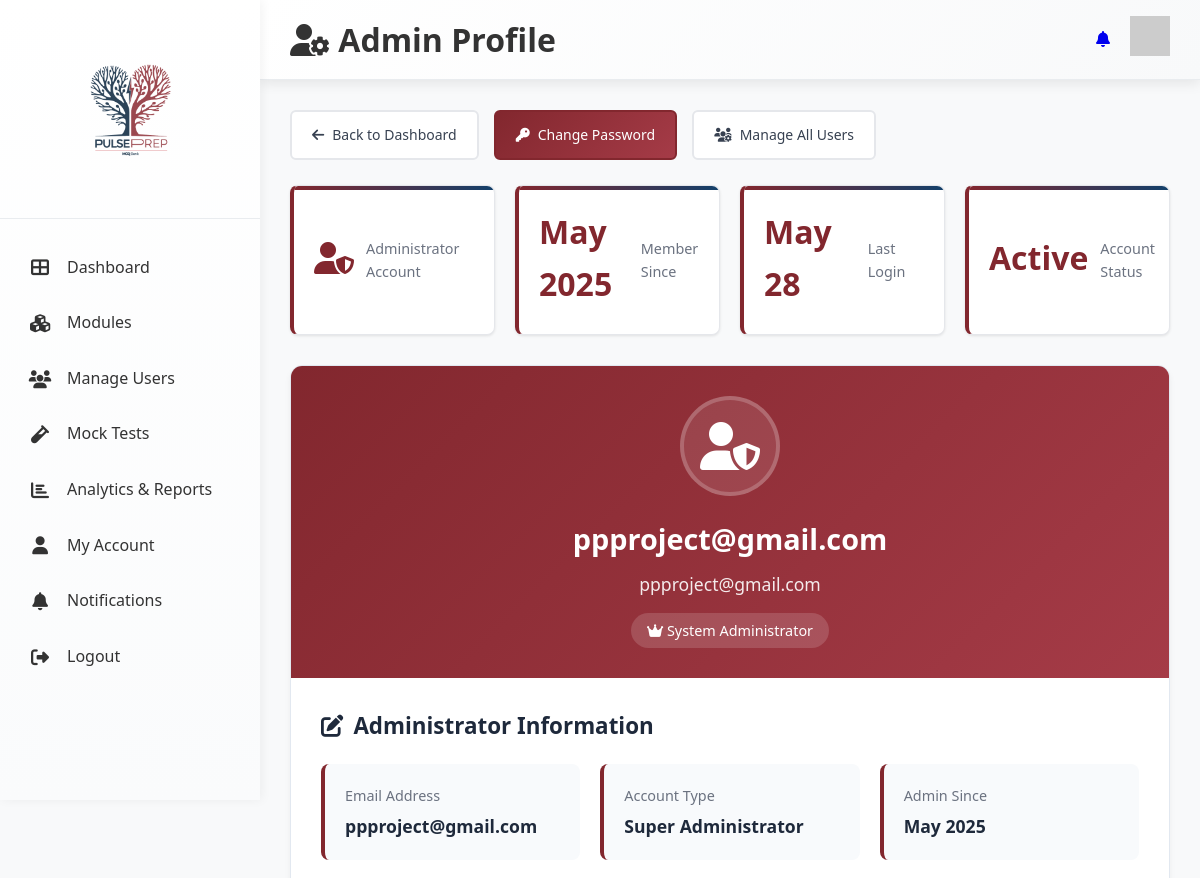
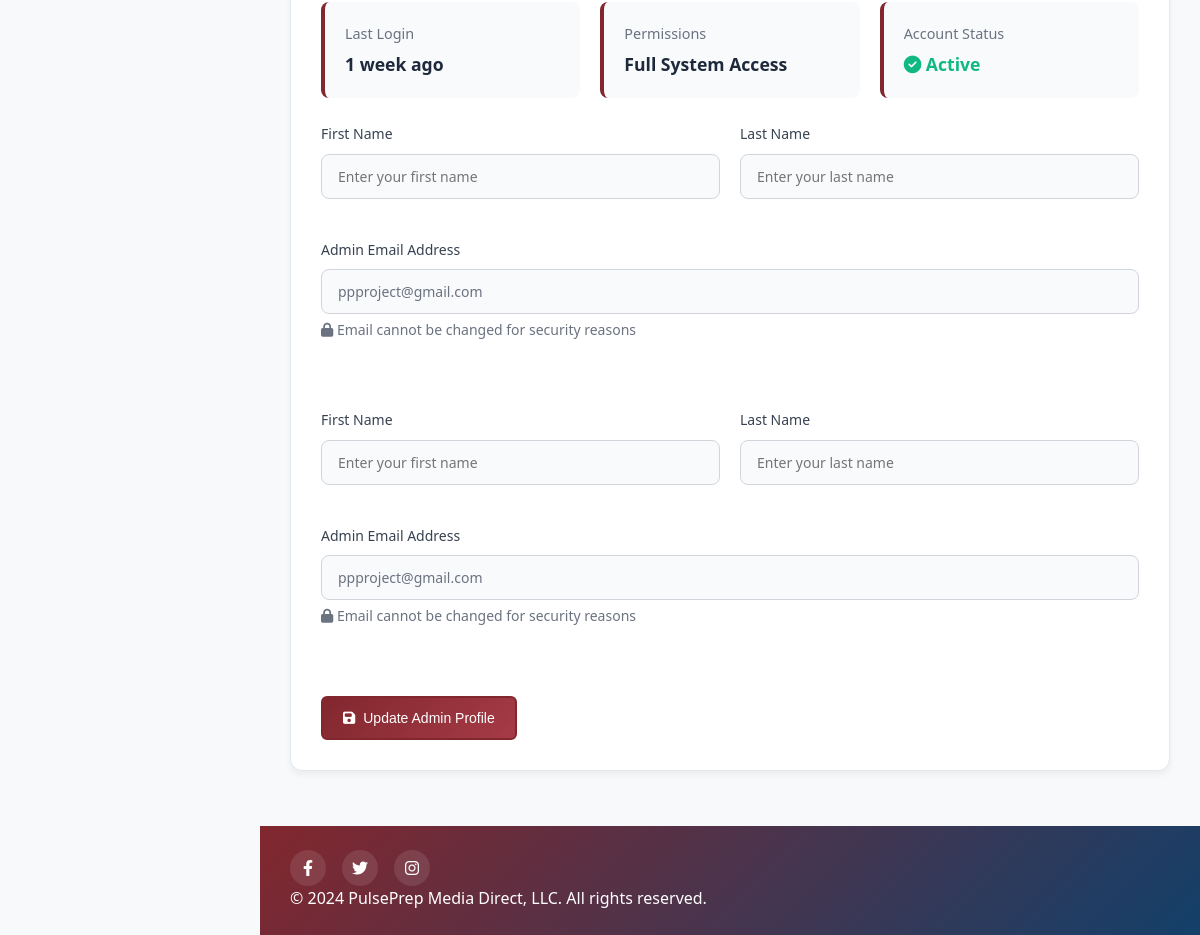
Screenshot of /myaccount/profile/ (signed in) with the database file from the repository (2 pictures, top to bottom).
### user_management/models.py (models this page shows, shortened)
class CustomUser(AbstractUser):
    APPROVAL_STATUS = (
        ('pending', 'Pending Approval'),
        ('approved', 'Approved'),
        ('rejected', 'Rejected'),
    )
    DEGREE_CHOICES = (
        ('MBBS', 'MBBS'),
        ('BDS', 'BDS'),
    )
    YEAR_CHOICES = (
        (1, 'First Year'),
        (2, 'Second Year'),
        (3, 'Third Year'),
        (4, 'Fourth Year'),
        (5, 'Fifth Year'),
    )
    email = models.EmailField(unique=True)
    is_admin = models.BooleanField(default=False)
    approval_status = models.CharField(max_length=20, choices=APPROVAL_STATUS, default='pending')
    degree = models.CharField(max_length=10, choices=DEGREE_CHOICES, blank=True, null=True)
    year = models.IntegerField(choices=YEAR_CHOICES, blank=True, null=True)
    last_active = models.DateTimeField(blank=True, null=True)
    current_session_key = models.CharField(max_length=40, blank=True, null=True)
    terms_accepted = models.BooleanField(default=False)
    profile_image = models.ImageField(upload_to='profile_images/', blank=True, null=True)
    payment_slip = models.ImageField(upload_to='payment_slips/', blank=True, null=True)
    USERNAME_FIELD = 'email'
    REQUIRED_FIELDS = ['username']

### myaccount/views.py (the view)
# urls.py: path('', views.my_profile, name='my_profile'),
@login_required
def my_profile(request):
    if request.method == 'POST':
        form = UserProfileForm(request.POST, request.FILES, instance=request.user)
        if form.is_valid():
            try:
                with transaction.atomic():
                    form.save()
                    messages.success(request, 'Your profile has been updated successfully!')
                    return redirect('my_profile')
            except Exception as e:
                messages.error(request, f'Error updating profile: {str(e)}')
        else:
            messages.error(request, 'Please correct the errors below.')
    else:
        form = UserProfileForm(instance=request.user)
    context = {
        'form': form,
        'user': request.user,
    }
    if request.user.is_admin or request.user.is_superuser:
        return render(request, 'myaccount/admin_profile.html', context)
    else:
        return render(request, 'myaccount/student_profile.html', context)

### templates/myaccount/admin_profile.html (shortened to what this page needs)
{% load static %}
<!DOCTYPE html>
<html lang="en">
<head>
    <link rel="stylesheet" href="{% static 'css/DAstyles.css' %}" />
    <link rel="stylesheet" href="{% static 'css/MQstyles.css' %}" />
    <link rel="stylesheet" href="https://cdnjs.cloudflare.com/ajax/libs/font-awesome/6.4.0/css/all.min.css" />
</head>
<body>
    <div class="container">
        <aside class="sidebar">
            <div class="logo-container">
                <img src="{% static 'images/Logo.png' %}" alt="PulsePrep Logo" class="logo" />
            </div>
            <nav class="nav-menu">
                <a href="{% url 'dashboard' %}" class="nav-item {% if request.resolver_match.url_name == 'dashboard' %}active{% endif %}">
                    <i class="fas fa-th-large"></i>
                    <span>Dashboard</span>
                </a>
                <a href="{% url 'managemodule' %}" class="nav-item {% if request.resolver_match.url_name == 'managemodule' %}active{% endif %}">
                    <i class="fas fa-cubes"></i>
                    <span>Modules</span>
                </a>
                <a href="/admin/user_management/customuser/" class="nav-item">
                    <i class="fas fa-users"></i>
                    <span>Manage Users</span>
                </a>
                <a href="{% url 'mocktest_list' %}" class="nav-item {% if request.resolver_match.url_name == 'mocktest_list' %}active{% endif %}">
                    <i class="fas fa-vial"></i>
                    <span>Mock Tests</span>
                </a>
                <a href="{% url 'analytics_report' %}" class="nav-item {% if request.resolver_match.url_name == 'analytics_report' %}active{% endif %}">
                    <i class="fas fa-chart-bar"></i>
                    <span>Analytics & Reports</span>
                </a>
                <a href="{% url 'my_profile' %}" class="nav-item {% if request.resolver_match.url_name == 'my_profile' %}active{% endif %}">
                    <i class="fas fa-user"></i>
                    <span>My Account</span>
                </a>
                <a href="{% url 'notification_center' %}" class="nav-item {% if request.resolver_match.url_name == 'notification_center' %}active{% endif %}">
                    <i class="fas fa-bell"></i>
                    <span>Notifications</span>
                </a>
                <a href="{% url 'logout' %}" class="nav-item">
                    <i class="fas fa-sign-out-alt"></i>
                    <span>Logout</span>
                </a>
            </nav>
        </aside>
        <main class="main-content">
            <header class="header">
                <h1><i class="fas fa-user-cog"></i> Admin Profile</h1>
                <div class="user-menu">
                    <a href="{% url 'notification_center' %}"><i class="fas fa-bell"></i></a>
                    <div class="avatar">
                        <img src="https://i.pravatar.cc/40?img=12" alt="User Avatar" />
                    </div>
                </div>
            </header>
            <div class="dashboard-content">
                <div class="profile-container">
                    <div class="action-buttons">
                        <a href="{% url 'dashboard' %}" class="btn-secondary">
                            <i class="fas fa-arrow-left"></i> Back to Dashboard
                        </a>
                        <a href="{% url 'change_password' %}" class="btn-primary">
                            <i class="fas fa-key"></i> Change Password
                        </a>
                        <a href="/admin/user_management/customuser/" class="btn-secondary">
                            <i class="fas fa-users-cog"></i> Manage All Users
                        </a>
                    </div>
                    <div class="admin-stats">
                        <div class="stat-card">
                            <h3><i class="fas fa-user-shield"></i></h3>
                            <p>Administrator Account</p>
                        </div>
                        <div class="stat-card">
                            <h3>{{ user.date_joined|date:"M Y" }}</h3>
                            <p>Member Since</p>
                        </div>
                        <div class="stat-card">
                            <h3>{% if user.last_login %}{{ user.last_login|date:"M d" }}{% else %}Never{% endif %}</h3>
                            <p>Last Login</p>
                        </div>
                        <div class="stat-card">
                            <h3>Active</h3>
                            <p>Account Status</p>
                        </div>
                    </div>
                    <div class="profile-card">
                        <div class="profile-header">
                            <div class="profile-avatar">
                                <i class="fas fa-user-shield"></i>
                            </div>
                            <div class="profile-name">
                                {% if user.first_name or user.last_name %}
                                    {{ user.first_name }} {{ user.last_name }}
                                {% else %}
                                    {{ user.email|truncatechars:20 }}
                                {% endif %}
                            </div>
                            <div class="profile-email">{{ user.email }}</div>
                            <div class="profile-role">
                                <i class="fas fa-crown"></i> System Administrator
                            </div>
                        </div>
                        <div class="profile-content">
                            <div class="section-title">
                                <i class="fas fa-edit"></i> Administrator Information
                            </div>
                            <div class="info-grid">
                                <div class="info-item">
                                    <div class="info-label">Email Address</div>
                                    <div class="info-value">{{ user.email }}</div>
                                </div>
                                <div class="info-item">
                                    <div class="info-label">Account Type</div>
                                    <div class="info-value">
                                        {% if user.is_superuser %}
                                            Super Administrator
                                        {% else %}
                                            Administrator
                                        {% endif %}
                                    </div>
                                </div>
                                <div class="info-item">
                                    <div class="info-label">Admin Since</div>
                                    <div class="info-value">{{ user.date_joined|date:"F Y" }}</div>
                                </div>
                                <div class="info-item">
                                    <div class="info-label">Last Login</div>
                                    <div class="info-value">
                                        {% if user.last_login %}
                                            {{ user.last_login|timesince }} ago
                                        {% else %}
                                            Never
                                        {% endif %}
                                    </div>
                                </div>
                                <div class="info-item">
                                    <div class="info-label">Permissions</div>
                                    <div class="info-value">Full System Access</div>
                                </div>
                                <div class="info-item">
                                    <div class="info-label">Account Status</div>
                                    <div class="info-value" style="color: #10b981;">
                                        <i class="fas fa-check-circle"></i> Active
                                    </div>
                                </div>
                            </div>
                            <form method="POST" class="profile-form">
                                <div class="form-row">
                                    <div class="form-group">
                                        <label for="{{ form.first_name.id_for_label }}">{{ form.first_name.label }}</label>
                                        {{ form.first_name }}
                                    </div>
                                    <div class="form-group">
                                        <label for="{{ form.last_name.id_for_label }}">{{ form.last_name.label }}</label>
                                        {{ form.last_name }}
                                    </div>
                                </div>
                                <div class="form-group">
                                    <label>Admin Email Address</label>
                                    <input type="email" class="form-control readonly-field" value="{{ user.email }}" readonly>
                                    <small style="color: #6b7280; font-size: 0.875rem; margin-top: 5px; display: block;">
                                        <i class="fas fa-lock"></i> Email cannot be changed for security reasons
                                    </small>
                                </div>
                                <div class="form-row">
                                    <div class="form-group">
                                    </div>
                                    <div class="form-group">
                                    </div>
                                </div>
                                <div class="form-row">
                                    <div class="form-group">
                                        <label for="{{ form.first_name.id_for_label }}">{{ form.first_name.label }}</label>
                                        {{ form.first_name }}
                                    </div>
                                    <div class="form-group">
                                        <label for="{{ form.last_name.id_for_label }}">{{ form.last_name.label }}</label>
                                        {{ form.last_name }}
                                    </div>
                                </div>
                                <div class="form-group">
                                    <label>Admin Email Address</label>
                                    <input type="email" class="form-control readonly-field" value="{{ user.email }}" readonly>
                                    <small style="color: #6b7280; font-size: 0.875rem; margin-top: 5px; display: block;">
                                        <i class="fas fa-lock"></i> Email cannot be changed for security reasons
                                    </small>
                                </div>
                                <div class="form-row">
                                    <div class="form-group">
                                    </div>
                                    <div class="form-group">
                                    </div>
                                </div>
                                <button type="submit" class="btn-primary">
                                    <i class="fas fa-save"></i> Update Admin Profile
                                </button>
                            </form>
                        </div>
                    </div>
                </div>
            </div>
            <footer class="footer">
                <div class="social-links">
                    <a href="#" title="Facebook"><i class="fab fa-facebook-f"></i></a>
                    <a href="#" title="Twitter"><i class="fab fa-twitter"></i></a>
                    <a href="#" title="Instagram"><i class="fab fa-instagram"></i></a>
                </div>
                <div class="copyright">
                    &copy; {{ current_year|default:"2024" }} PulsePrep Media Direct, LLC. All rights reserved.
                </div>
            </footer>
        </main>
    </div>
</body>
</html>

### rows the page displays
CustomUser: date_joined "May 2025", last_login "May 28", email "ppproject@gmail.com", last_login "1 week"

### other values shown
{{ current_year|default:"2024" }} "2024"
